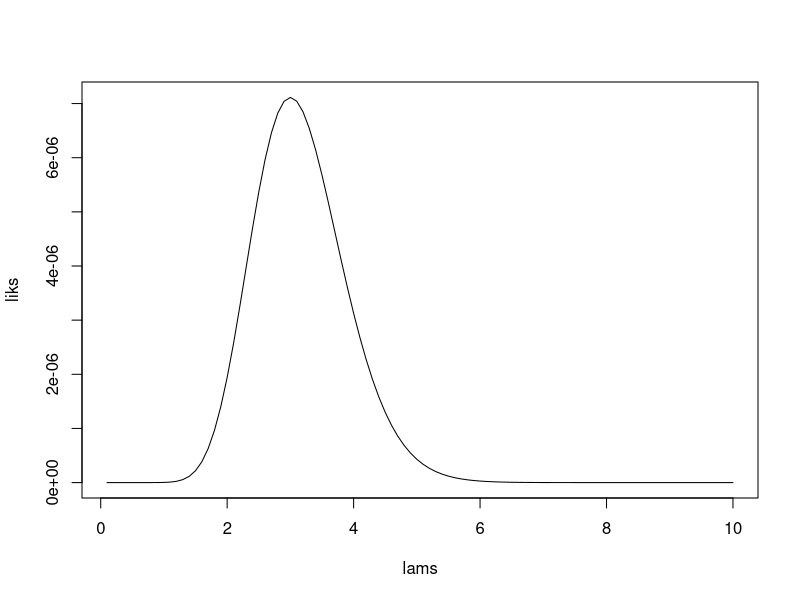
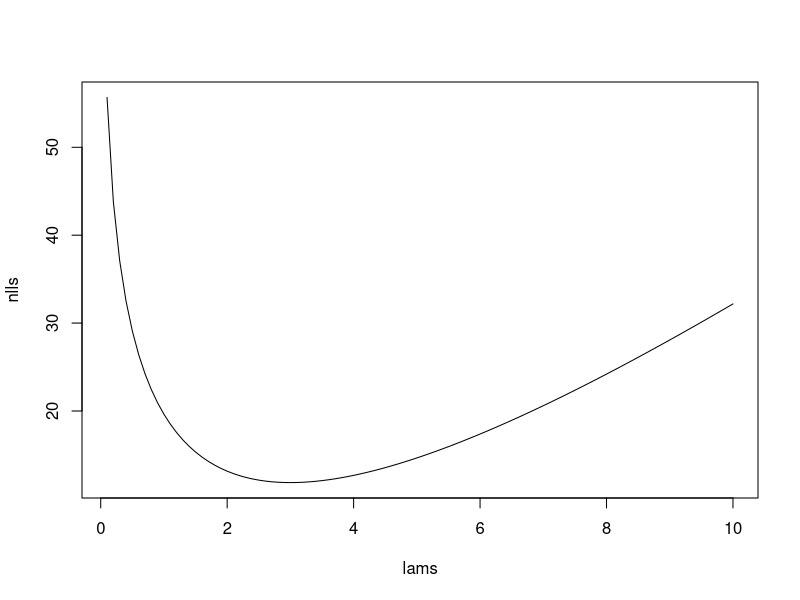
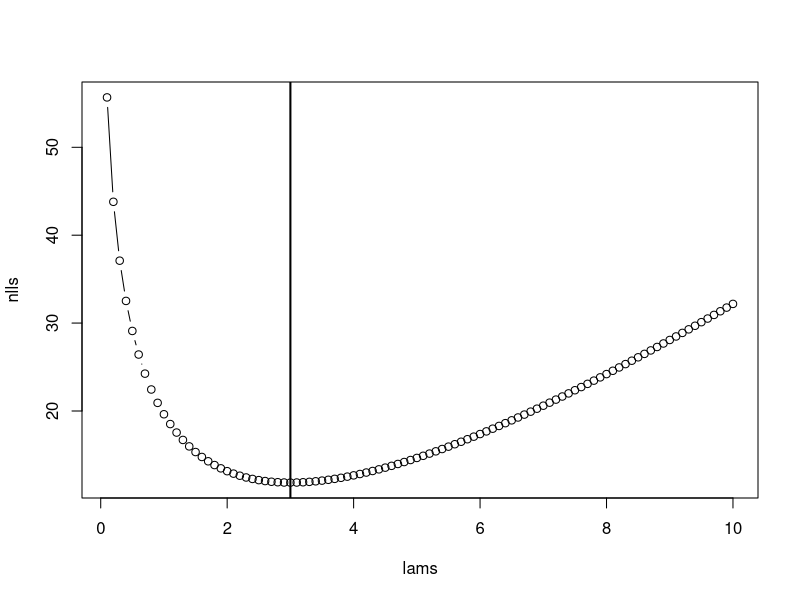

The R source for these figures, in order:

rm(list=ls())

## load data ---------

y = c(2,5,3,0,4,4)   # pika haypiles at 6 talus sites


## write likelihood function --------

    # assume poisson response with constant mean/expectation

lik = function(l) prod(dpois(y,l))     # likelihood function

lik(1)   # test the function

nll = function(l) -sum(dpois(y,l,log=T))  # negative log likelihood function.

nll(5)


## visualize likelihood function --------

lams = seq(0.1,10,length=100)

liks = sapply(lams,lik)

plot(lams,liks,type="l")


## visualize negative log likelihood function  ---------

nlls = sapply(lams,nll)

plot(lams,nlls,type="l")


## find minimum by brute force  ----------

lams[which.max(liks)]   # argmax: value of lambda that maximizes the likelihood!

lams[which.min(nlls)]   # argmin: value of lambda that minimizes the likelihood



## find minimum by numerical optimization  ------------

opt = optim(par=1,fn=nll,method="Brent",lower=0.1,upper=20)

mle = opt$par   # value of lambda that minimizes the objective function (nll)



plot(lams,nlls,type="b")
abline (v=mle,lwd=2,color="darkgreen")
